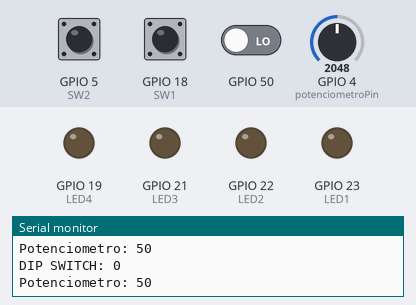
Bench run of a sketch on a simulated ESP32. Shown: output pins drawn as LEDs (lit = HIGH), the last lines printed to the serial monitor. Dashed ring = blinking. Inputs (shaded band) come from the test bench; at power-on: GPIO 5 (SW2) LOW, GPIO 18 (SW1) LOW, GPIO 4 (potenciometroPin) = 2048, GPIO 50 LOW.

Above: at 1.3 s.
1.4 s: GPIO 5 (SW2) pulled HIGH for 0.6 s
At 1.6 s:
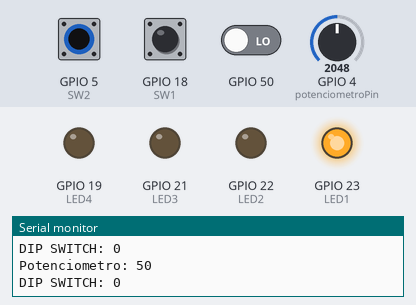
3.5 s: GPIO 18 (SW1) pulled HIGH for 3.2 s
At 4.3 s:
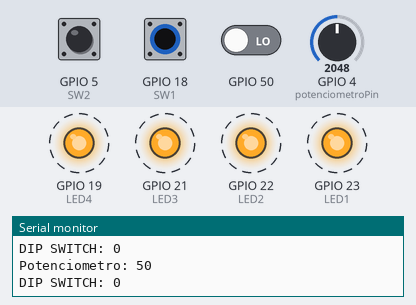
8.2 s: GPIO 5 (SW2) pulled HIGH for 3.2 s
At 8.8 s:
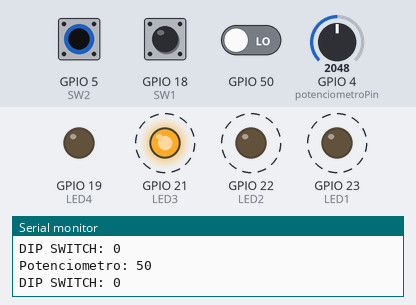
13.0 s: GPIO 5 (SW2) driven HIGH and GPIO 18 (SW1) driven HIGH
At 14.0 s:
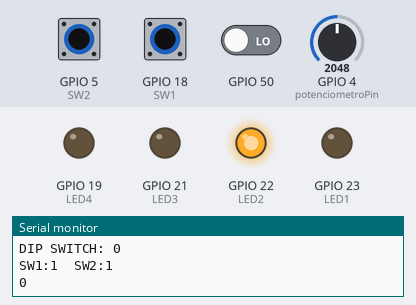
16.1 s: GPIO 5 (SW2) driven LOW
19.2 s: GPIO 18 (SW1) driven LOW
At 20.2 s:
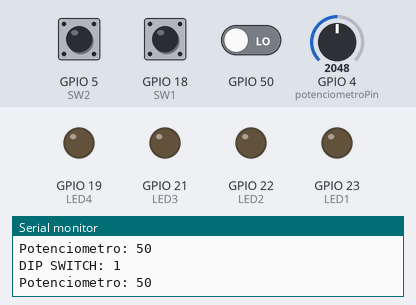
Timing chart, 0 to 21.7 s (numbered marks = the images above; inputs shaded):
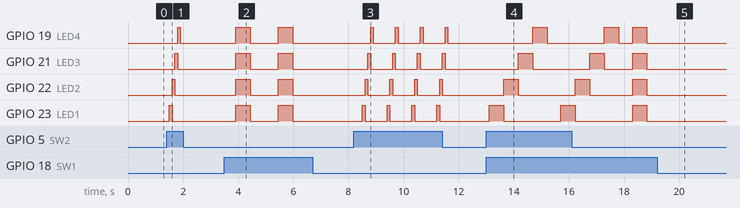

The sketch:

Tarea2cuatrocasosCAMSA.ino
```cpp
// =====================================================
// PINES DE LOS LEDS (SALIDAS)
// =====================================================
int LED1 = 23;
int LED2 = 22;
int LED3 = 21;
int LED4 = 19;
// =====================================================
// PINES DE ENTRADA (DIP SWITCH)
// =====================================================
int SW1 = 18;
int SW2 = 5;
// =====================================================
// POTENCIÓMETRO
// =====================================================
int potenciometroPin = 4;
// =====================================================

// Variable para almacenar lectura analógica (0–4095)
int sensorValue = 0;

// Variable convertida a escala de 0–100
int potenciometro = 0;

// Variable que guarda el estado del DIP Switch (0 a 3)
int estadoSW = 0;

// Variable que controla velocidad (delay)
int velocidad = 0;


void setup() {

  Serial.begin(115200);


  pinMode(LED1, OUTPUT);
  pinMode(LED2, OUTPUT);
  pinMode(LED3, OUTPUT);
  pinMode(LED4, OUTPUT);
  pinMode(SW1, INPUT);
  pinMode(SW2, INPUT);
}

void loop() {

 // -------------------- LECTURA DEL POTENCIÓMETRO --------------------

  // Lee el valor analógico del potenciómetro
  sensorValue = analogRead(potenciometroPin);

  // Convierte el valor de 0-4095 a 0-100
  potenciometro = map(sensorValue, 0, 4095, 0, 100);
   // Convierte el potenciómetro a tiempo de delay (inverso)
  // 0 = lento (1000 ms), 50 = rápido (50 ms)
  velocidad = map(potenciometro, 0, 100, 1000, 50);

  // Muestra el valor en el monitor serial
  Serial.print("Potenciometro: ");
  Serial.println(potenciometro);
delay(500);

  Serial.print("DIP SWITCH: ");
  Serial.println(estadoSW);

  int b0 = digitalRead(SW1) * 1;
  int b1 = digitalRead(SW2) * 2;
  estadoSW = b0 + b1;


  // =====================================================
  // SWITCH CASE PRINCIPAL
  // =====================================================
  switch (estadoSW) {
    // =====================================================
    // CASE 0 → 00
    // TODOS LOS LEDS APAGADOS
    // =====================================================
    case 0:

      digitalWrite(LED1, LOW);
      digitalWrite(LED2, LOW);
      digitalWrite(LED3, LOW);
      digitalWrite(LED4, LOW);

      break;


    // =====================================================
    // CASE 1 → 01
    // TODOS LOS LEDS PARPADEAN JUNTOS
    // CONTROLADOS POR POTENCIÓMETRO
    // =====================================================
    case 1:

      digitalWrite(LED1, HIGH);
      digitalWrite(LED2, HIGH);
      digitalWrite(LED3, HIGH);
      digitalWrite(LED4, HIGH);

      delay(velocidad);

      digitalWrite(LED1, LOW);
      digitalWrite(LED2, LOW);
      digitalWrite(LED3, LOW);
      digitalWrite(LED4, LOW);

      delay(velocidad);

      break;


    // =====================================================
    // CASE 2 → 10
    // SECUENCIA FIJA SIN CONTROL DEL POTENCIÓMETRO
    // SOLO SE MUESTRAN DIP SWITCH EN SERIAL
    // =====================================================
    case 2:

      digitalWrite(LED1, HIGH);
      delay(100);
      digitalWrite(LED1, LOW);

      digitalWrite(LED2, HIGH);
      delay(100);
      digitalWrite(LED2, LOW);

      digitalWrite(LED3, HIGH);
      delay(100);
      digitalWrite(LED3, LOW);

      digitalWrite(LED4, HIGH);
      delay(100);
      digitalWrite(LED4, LOW);

      break;


    // =====================================================
    // CASE 3 → 11
    // SECUENCIA CONTROLADA POR POTENCIÓMETRO
    // =====================================================
    case 3:

      // Mostrar estado de DIP Switch
     Serial.print("SW1:");
     Serial.print(digitalRead(SW1));
     Serial.print("  SW2:");
     Serial.println(digitalRead(SW2));
     Serial.println(digitalRead(potenciometro));

      digitalWrite(LED1, HIGH);
      delay(velocidad);
      digitalWrite(LED1, LOW);

      digitalWrite(LED2, HIGH);
      delay(velocidad);
      digitalWrite(LED2, LOW);

      digitalWrite(LED3, HIGH);
      delay(velocidad);
      digitalWrite(LED3, LOW);

      digitalWrite(LED4, HIGH);
      delay(velocidad);
      digitalWrite(LED4, LOW);

      break;
  }
}
```

Measured:
- after the input at 1.4 s, GPIO 19 (LED4): LOW → HIGH after 0.40 s, → LOW 0.10 s later; GPIO 21 (LED3): LOW → HIGH after 0.30 s, → LOW 0.10 s later; GPIO 22 (LED2): LOW → HIGH after 0.20 s, → LOW 0.10 s later; GPIO 23 (LED1): LOW → HIGH after 0.10 s, → LOW 0.10 s later
- after the input at 3.5 s, GPIO 19 (LED4), GPIO 21 (LED3), GPIO 22 (LED2), GPIO 23 (LED1): alternates HIGH for 0.53 s and LOW for 1.0 s, 4 changes in all, then stays LOW, starting after 0.40 s
- after the input at 8.2 s, GPIO 19 (LED4): alternates HIGH for 0.10 s and LOW for 0.80 s, starting after 0.60 s; GPIO 21 (LED3): alternates HIGH for 0.10 s and LOW for 0.80 s, 8 changes in all, then stays LOW, starting after 0.50 s
- after the input at 13.0 s, GPIO 19 (LED4): LOW → HIGH after 1.7 s, → LOW 0.53 s later; GPIO 21 (LED3): LOW → HIGH after 1.2 s, → LOW 0.53 s later; GPIO 22 (LED2): LOW → HIGH after 0.63 s, → LOW 0.53 s later; GPIO 23 (LED1): LOW → HIGH after 0.11 s, → LOW 0.53 s later, → HIGH 2.1 s later
- after the input at 19.2 s, GPIO 19 (LED4), GPIO 21 (LED3), GPIO 22 (LED2), GPIO 23 (LED1): stays LOW (without the input it goes to HIGH after 0.66 s)
